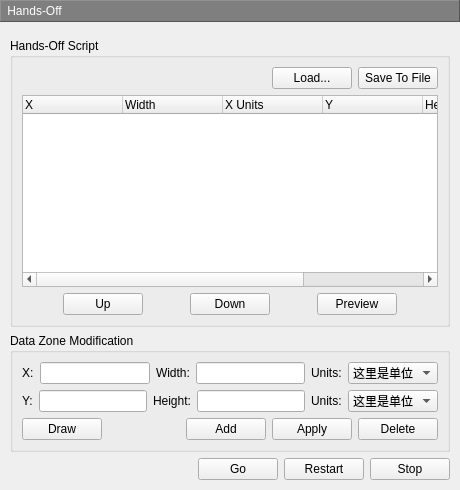
       <widget class="QWidget" name="page_10">
        <layout class="QVBoxLayout" name="verticalLayout_68">
         <property name="leftMargin">
          <number>0</number>
         </property>
         <property name="topMargin">
          <number>0</number>
         </property>
         <property name="rightMargin">
          <number>0</number>
         </property>
         <property name="bottomMargin">
          <number>0</number>
         </property>
         <item>
          <widget class="QLabel" name="label_188">
           <property name="minimumSize">
            <size>
             <width>0</width>
             <height>22</height>
            </size>
           </property>
           <property name="styleSheet">
            <string notr="true">color: rgb(255, 255, 255);
background-color: rgb(127, 127, 127);</string>
           </property>
           <property name="frameShape">
            <enum>QFrame::Panel</enum>
           </property>
           <property name="frameShadow">
            <enum>QFrame::Raised</enum>
           </property>
           <property name="text">
            <string> Hands-Off</string>
           </property>
          </widget>
         </item>
         <item>
          <layout class="QVBoxLayout" name="verticalLayout_35">
           <property name="leftMargin">
            <number>10</number>
           </property>
           <property name="topMargin">
            <number>10</number>
           </property>
           <property name="rightMargin">
            <number>10</number>
           </property>
           <property name="bottomMargin">
            <number>10</number>
           </property>
           <item>
            <widget class="QGroupBox" name="groupBox_21">
             <property name="title">
              <string>Hands-Off Script</string>
             </property>
             <layout class="QVBoxLayout" name="verticalLayout_33">
              <item>
               <layout class="QHBoxLayout" name="horizontalLayout_68">
                <item>
                 <spacer name="horizontalSpacer_40">
                  <property name="orientation">
                   <enum>Qt::Horizontal</enum>
                  </property>
                  <property name="sizeHint" stdset="0">
                   <size>
                    <width>40</width>
                    <height>20</height>
                   </size>
                  </property>
                 </spacer>
                </item>
                <item>
                 <widget class="QPushButton" name="pushButton_50">
                  <property name="text">
                   <string>Load...</string>
                  </property>
                 </widget>
                </item>
                <item>
                 <widget class="QPushButton" name="pushButton_51">
                  <property name="text">
                   <string>Save To File</string>
                  </property>
                 </widget>
                </item>
               </layout>
              </item>
              <item>
               <widget class="QTreeWidget" name="treeWidget_8">
                <column>
                 <property name="text">
                  <string>X</string>
                 </property>
                </column>
                <column>
                 <property name="text">
                  <string>Width</string>
                 </property>
                </column>
                <column>
                 <property name="text">
                  <string>X Units</string>
                 </property>
                </column>
                <column>
                 <property name="text">
                  <string>Y</string>
                 </property>
                </column>
                <column>
                 <property name="text">
                  <string>Height</string>
                 </property>
                </column>
                <column>
                 <property name="text">
                  <string>Y Units</string>
                 </property>
                </column>
                <column>
                 <property name="text">
                  <string/>
                 </property>
                </column>
               </widget>
              </item>
              <item>
               <layout class="QHBoxLayout" name="horizontalLayout_69">
                <item>
                 <spacer name="horizontalSpacer_41">
                  <property name="orientation">
                   <enum>Qt::Horizontal</enum>
                  </property>
                  <property name="sizeHint" stdset="0">
                   <size>
                    <width>40</width>
                    <height>20</height>
                   </size>
                  </property>
                 </spacer>
                </item>
                <item>
                 <widget class="QPushButton" name="pushButton_52">
                  <property name="text">
                   <string>Up</string>
                  </property>
                 </widget>
                </item>
                <item>
                 <spacer name="horizontalSpacer_42">
                  <property name="orientation">
                   <enum>Qt::Horizontal</enum>
                  </property>
                  <property name="sizeHint" stdset="0">
                   <size>
                    <width>40</width>
                    <height>20</height>
                   </size>
                  </property>
                 </spacer>
                </item>
                <item>
                 <widget class="QPushButton" name="pushButton_53">
                  <property name="text">
                   <string>Down</string>
                  </property>
                 </widget>
                </item>
                <item>
                 <spacer name="horizontalSpacer_43">
                  <property name="orientation">
                   <enum>Qt::Horizontal</enum>
                  </property>
                  <property name="sizeHint" stdset="0">
                   <size>
                    <width>40</width>
                    <height>20</height>
                   </size>
                  </property>
                 </spacer>
                </item>
                <item>
                 <widget class="QPushButton" name="pushButton_54">
                  <property name="text">
                   <string>Preview</string>
                  </property>
                 </widget>
                </item>
                <item>
                 <spacer name="horizontalSpacer_44">
                  <property name="orientation">
                   <enum>Qt::Horizontal</enum>
                  </property>
                  <property name="sizeHint" stdset="0">
                   <size>
                    <width>40</width>
                    <height>20</height>
                   </size>
                  </property>
                 </spacer>
                </item>
               </layout>
              </item>
             </layout>
            </widget>
           </item>
           <item>
            <widget class="QGroupBox" name="groupBox_22">
             <property name="title">
              <string>Data Zone Modification</string>
             </property>
             <layout class="QVBoxLayout" name="verticalLayout_34">
              <item>
               <layout class="QHBoxLayout" name="horizontalLayout_71">
                <item>
                 <widget class="QLabel" name="label_86">
                  <property name="text">
                   <string>X:</string>
                  </property>
                 </widget>
                </item>
                <item>
                 <widget class="QLineEdit" name="lineEdit_44"/>
                </item>
                <item>
                 <widget class="QLabel" name="label_87">
                  <property name="text">
                   <string>Width:</string>
                  </property>
                 </widget>
                </item>
                <item>
                 <widget class="QLineEdit" name="lineEdit_45"/>
                </item>
                <item>
                 <widget class="QLabel" name="label_90">
                  <property name="text">
                   <string>Units:</string>
                  </property>
                 </widget>
                </item>
                <item>
                 <widget class="QComboBox" name="comboBox_15">
                  <item>
                   <property name="text">
                    <string>这里是单位</string>
                   </property>
                  </item>
                 </widget>
                </item>
               </layout>
              </item>
              <item>
               <layout class="QHBoxLayout" name="horizontalLayout_72">
                <item>
                 <widget class="QLabel" name="label_88">
                  <property name="text">
                   <string>Y:</string>
                  </property>
                 </widget>
                </item>
                <item>
                 <widget class="QLineEdit" name="lineEdit_46"/>
                </item>
                <item>
                 <widget class="QLabel" name="label_89">
                  <property name="text">
                   <string>Height:</string>
                  </property>
                 </widget>
                </item>
                <item>
                 <widget class="QLineEdit" name="lineEdit_47"/>
                </item>
                <item>
                 <widget class="QLabel" name="label_91">
                  <property name="text">
                   <string>Units:</string>
                  </property>
                 </widget>
                </item>
                <item>
                 <widget class="QComboBox" name="comboBox_16">
                  <item>
                   <property name="text">
                    <string>这里是单位</string>
                   </property>
                  </item>
                 </widget>
                </item>
               </layout>
              </item>
              <item>
               <layout class="QHBoxLayout" name="horizontalLayout_73">
                <item>
                 <widget class="QPushButton" name="pushButton_55">
                  <property name="text">
                   <string>Draw</string>
                  </property>
                 </widget>
                </item>
                <item>
                 <spacer name="horizontalSpacer_46">
                  <property name="orientation">
                   <enum>Qt::Horizontal</enum>
                  </property>
                  <property name="sizeHint" stdset="0">
                   <size>
                    <width>40</width>
                    <height>20</height>
                   </size>
                  </property>
                 </spacer>
                </item>
                <item>
                 <widget class="QPushButton" name="pushButton_56">
                  <property name="text">
                   <string>Add</string>
                  </property>
                 </widget>
                </item>
                <item>
                 <widget class="QPushButton" name="pushButton_58">
                  <property name="text">
                   <string>Apply</string>
                  </property>
                 </widget>
                </item>
                <item>
                 <widget class="QPushButton" name="pushButton_57">
                  <property name="text">
                   <string>Delete</string>
                  </property>
                 </widget>
                </item>
               </layout>
              </item>
             </layout>
            </widget>
           </item>
           <item>
            <layout class="QHBoxLayout" name="horizontalLayout_24">
             <item>
              <spacer name="horizontalSpacer_45">
               <property name="orientation">
                <enum>Qt::Horizontal</enum>
               </property>
               <property name="sizeHint" stdset="0">
                <size>
                 <width>40</width>
                 <height>20</height>
                </size>
               </property>
              </spacer>
             </item>
             <item>
              <widget class="QPushButton" name="pushButton_60">
               <property name="text">
                <string>Go</string>
               </property>
              </widget>
             </item>
             <item>
              <widget class="QPushButton" name="pushButton_61">
               <property name="text">
                <string>Restart</string>
               </property>
              </widget>
             </item>
             <item>
              <widget class="QPushButton" name="pushButton_62">
               <property name="text">
                <string>Stop</string>
               </property>
              </widget>
             </item>
            </layout>
           </item>
          </layout>
         </item>
        </layout>
       </widget>
